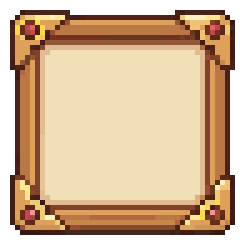
#> input picture tools/ui-assets/raw2/panel.png, 48 x 48 px, found by its file name (shown 5 times larger)
$ python gen_ui.py raw2/panel.png
#> lines starting #> are read from the running program, lines starting #| are printed output that depends on the picture
import sys
from PIL import Image
P=sys.argv[1]; OUT=P+'/out'
def hx(c): return tuple(int(c[j:j+2],16) for j in (0,2,4))+(255,)
O=hx('2b1d2e')  # outline
CLEAR=(0,0,0,0)

def rounded_mask(w,h,r):
    """픽셀아트 둥근 모서리: 위아래 몇 줄을 안쪽으로 들여 그린다."""
    insets={4:[3,1,1],3:[2,1],2:[1]}.get(r,[])
    m=[[False]*w for _ in range(h)]
    for y in range(h):
        k = insets[y] if y < len(insets) else (insets[h-1-y] if h-1-y < len(insets) else 0)
        for x in range(k, w-k): m[y][x]=True
    return m

def button(fill, light, shade, dark, pressed=False, w=16, h=16, r=4, depth=3):
    """나무판 버튼: 외곽선 + 윗면 하이라이트 + 아래 두께(depth). 눌림은 두께 없이 2px 내려간다."""
    im=Image.new('RGBA',(w,h),CLEAR)
    top = depth-1 if pressed else 0
    body_h = h - top
    m=rounded_mask(w,body_h,r)
    for y in range(body_h):
        for x in range(w):
            if not m[y][x]: continue
            edge = (x==0 or x==w-1 or y==0 or y==body_h-1 or
                    not m[y][x-1] or not m[y][x+1] or not m[y-1][x] or not m[y+1][x])
            yy=y+top
            if edge: c=O
            elif not pressed and y >= body_h-1-depth: c=dark if y==body_h-2 else shade
            elif pressed and y >= body_h-2: c=shade
            elif y==1: c=light
            else: c=fill
            im.putpixel((x,yy),c)
    return im

STYLES={
  'cream':('f2d3a2','fff4dc','d49a6a','a8704a'),
  'pink': ('ff9eaa','ffd6dc','e8607a','b04060'),
  'gold': ('ffd36e','fff4dc','f0a830','a8704a'),
  'green':('8fd16a','d8f5c0','4f9e5a','2f6a3a'),
  'blue': ('7ec8f0','e0f4ff','4a7fc8','2f4f8f'),
  'off':  ('7a4f3a','a8704a','4a3245','2b1d2e'),
}
for name,(f,l,s,d) in STYLES.items():
    button(hx(f),hx(l),hx(s),hx(d)).save(OUT+'/btn_%s.png'%name)
    button(hx(f),hx(l),hx(s),hx(d),pressed=True).save(OUT+'/btn_%s_down.png'%name)
#> this loop made 6 passes
#> pass 1, `button(hx(f),hx(l),hx(s),hx(d)).save(OUT+'/btn_%s.png'%name)`:
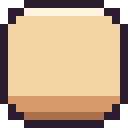
#> saved as btn_cream.png: PIL image 16x16 RGBA (shown 8 times larger); mean R, G, B, A 177.2, 149.2, 118.9, 235.1; transparent parts drawn white
#> pass 1, `button(hx(f),hx(l),hx(s),hx(d),pressed=True).save(OUT+'/btn_%s_down.pn..`:
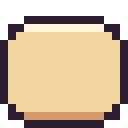
#> saved as btn_cream_down.png: PIL image 16x16 RGBA (shown 8 times larger); mean R, G, B, A 154.9, 133.1, 107.4, 203.2; transparent parts drawn white

def bar(fill, light, w=8, h=8, r=2):
    """게이지 채움: 외곽선 + 윗줄 하이라이트. fill=None이면 배경칸."""
#> called with fill = (74, 50, 69, 255), light = (74, 50, 69, 255), w = 8, h = 8, r = 2
    im=Image.new('RGBA',(w,h),CLEAR)
    m=rounded_mask(w,h,r)
    for y in range(h):
        for x in range(w):
            if not m[y][x]: continue
            edge=(x==0 or x==w-1 or y==0 or y==h-1 or not m[y][x-1] or not m[y][x+1] or not m[y-1][x] or not m[y+1][x])
            im.putpixel((x,y), O if edge else (light if y==1 else fill))
    return im
bar(hx('4a3245'),hx('4a3245')).save(OUT+'/bar_back.png')
bar(hx('e8607a'),hx('ff9eaa')).save(OUT+'/bar_hp.png')
bar(hx('4a7fc8'),hx('7ec8f0')).save(OUT+'/bar_skill.png')
bar(hx('f0a830'),hx('ffd36e')).save(OUT+'/bar_gold.png')
bar(hx('4f9e5a'),hx('8fd16a')).save(OUT+'/bar_green.png')

# panel (cream) + frame (transparent centre) from make9 output
pan=Image.open(P+'/panel.png'); pan.save(OUT+'/panel.png')
#> further down, pan is the input picture: PIL image 48x48 RGBA; mean R, G, B, A 177, 142.5, 108.1, 215.8
fr=pan.copy()
CREAM=hx('fff4dc'); BEV=hx('f2d3a2')
for y in range(fr.height):
    for x in range(fr.width):
        if 10<=x<fr.width-10 and 11<=y<fr.height-11: fr.putpixel((x,y),CLEAR)
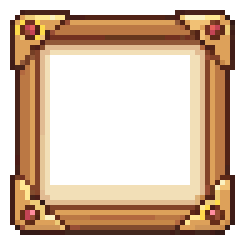
#> fr: PIL image 48x48 RGBA (shown 5 times larger); mean R, G, B, A 100.6, 72, 50.3, 135.2; transparent parts drawn white
# also clear the 1px bevel ring just inside the frame
for y in range(fr.height):
    for x in range(fr.width):
        if fr.getpixel((x,y)) in (CREAM,BEV): fr.putpixel((x,y),CLEAR)
fr.save(OUT+'/frame.png')

# preview sheet
sheet=Image.new('RGBA',(200,120),hx('a8704a'))
xx=4
for name in STYLES:
    sheet.paste(Image.open(OUT+'/btn_%s.png'%name),(xx,4),Image.open(OUT+'/btn_%s.png'%name))
    sheet.paste(Image.open(OUT+'/btn_%s_down.png'%name),(xx,24),Image.open(OUT+'/btn_%s_down.png'%name))
    xx+=20
for i,n in enumerate(['back','hp','skill','gold','green']):
    b=Image.open(OUT+'/bar_%s.png'%n); sheet.paste(b,(4+i*12,48),b)
#> after `sheet.paste(b, (4 + i * 12, 48), b)`:
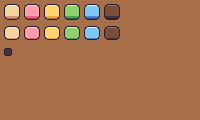
#> sheet: PIL image 200x120 RGBA; mean R, G, B, A 166.2, 114.8, 78.8, 255
sheet.paste(pan,(4,62),pan); sheet.paste(fr,(40,62),fr)
#> after `sheet.paste(pan, (4, 62), pan)`:
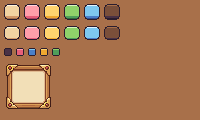
#> sheet: PIL image 200x120 RGBA; mean R, G, B, A 168.4, 119, 83, 255
#> after `sheet.paste(fr, (40, 62), fr)`:
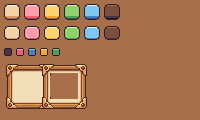
#> sheet: PIL image 200x120 RGBA; mean R, G, B, A 168.7, 119.7, 83.6, 255
sheet.resize((sheet.width*5,sheet.height*5),Image.NEAREST).save(P+'/sheet_x5.png')
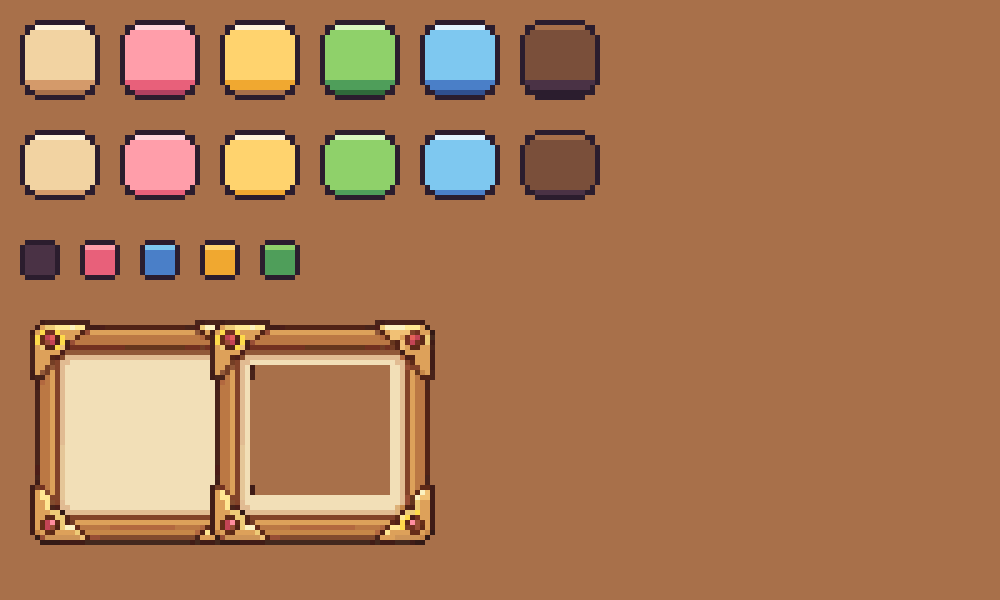
#> saved as sheet_x5.png: PIL image 1000x600 RGBA; mean R, G, B, A 168.7, 119.7, 83.6, 255
print('ok')
